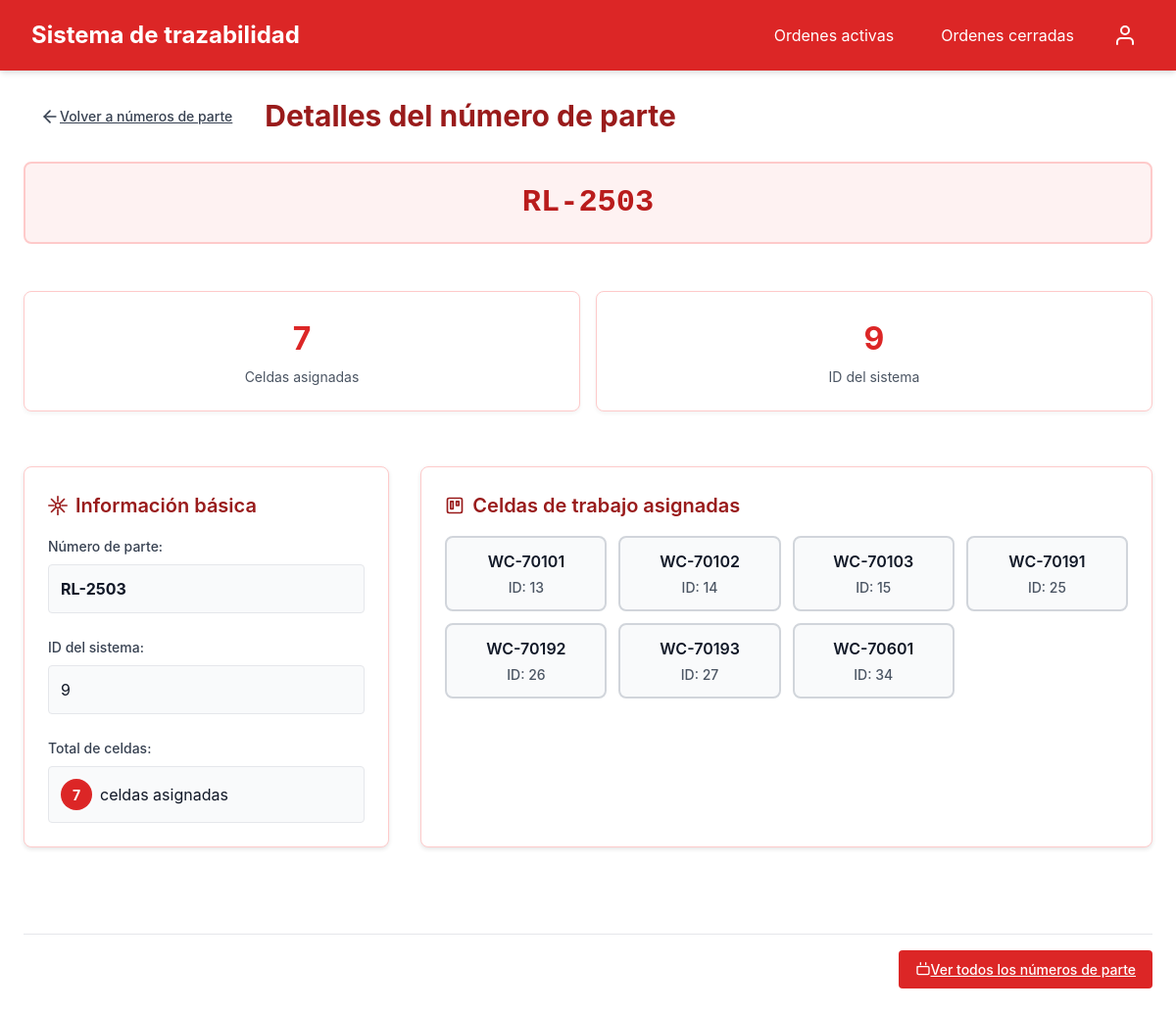
The app's page /numeros-de-parte/9/ with its own data.
### system/models.py (models this page shows, shortened)
class Items(models.Model):
    part_number = models.CharField(max_length=100, unique=True)
    cells = models.ManyToManyField(Cells, related_name='items')
    class Meta:
        verbose_name_plural = "Items"

class Cells(models.Model):
    LINE_TYPE_CHOICES = [
        ('ensamble', 'Ensamble'),
        ('pintura', 'Pintura'),
        ('empaque', 'Empaque')
    ]
    work_cell = models.CharField(max_length=100, unique=True)
    lineType = models.CharField(max_length=10, choices=LINE_TYPE_CHOICES)
    class Meta:
        verbose_name_plural = "Cells"

### system/views.py (the view, shortened to what this page needs)
# urls.py: path("numeros-de-parte/<int:pk>/", partNumbersDetailView.as_view(), name="partNumberDetails"),
class partNumbersDetailView(DetailView):
    model = Items
    template_name = 'system/partNumberDetails.html'
    context_object_name = 'items'

### system/templates/system/partNumberDetails.html (shortened to what this page needs)
{% extends 'system/base.html' %}
{% load static %}
{% block content %}
<div class="space-y">
    <div class="header-with-back">
        <a href="{% url 'partNumbers' %}" class="btn btn-ghost">
            <svg xmlns="http://www.w3.org/2000/svg" width="20" height="20" viewBox="0 0 24 24" fill="none" stroke="currentColor" stroke-width="2" stroke-linecap="round" stroke-linejoin="round">
                <path d="M19 12H5"></path>
                <polyline points="12 19 5 12 12 5"></polyline>
            </svg>
            Volver a números de parte
        </a>
        <h1 class="page-title">Detalles del número de parte</h1>
    </div>
    <div class="part-number-display">
        {{ items.part_number }}
    </div>
    <div class="stats-grid">
        <div class="stat-card">
            <span class="stat-number">{{ items.cells.count }}</span>
            <div class="stat-label">Celdas asignadas</div>
        </div>
        <div class="stat-card">
            <span class="stat-number">{{ items.id }}</span>
            <div class="stat-label">ID del sistema</div>
        </div>
    </div>
    <div class="detail-grid">
        <div class="info-section">
            <h2 class="section-title">
                Información básica
            </h2>
            <div class="space-y">
                <div>
                    <label class="form-label">Número de parte:</label>
                    <div class="bg-gray-50 p-3 rounded border">
                        <strong>{{ items.part_number }}</strong>
                    </div>
                </div>
                <div>
                    <label class="form-label">ID del sistema:</label>
                    <div class="bg-gray-50 p-3 rounded border">
                        {{ items.id }}
                    </div>
                </div>
                <div>
                    <label class="form-label">Total de celdas:</label>
                    <div class="bg-gray-50 p-3 rounded border flex items-center gap-2">
                        <span class="cell-count">{{ items.cells.count }}</span>
                        <span>celdas asignadas</span>
                    </div>
                </div>
            </div>
        </div>
        <div class="info-section">
            <h2 class="section-title">
                Celdas de trabajo asignadas
            </h2>
            {% if items.cells.exists %}
                <div class="cells-grid">
                    {% for cell in items.cells.all %}
                        <div class="cell-item">
                            <div class="font-semibold">{{ cell.work_cell }}</div>
                            <div class="text-sm text-gray-600 mt-1">ID: {{ cell.id }}</div>
                        </div>
                    {% endfor %}
                </div>
            {% endif %}
        </div>
    </div>
    <div class="action-buttons">
        <a href="{% url 'partNumbers' %}" class="btn btn-primary">
            Ver todos los números de parte
        </a>
    </div>
</div>
{% endblock %}

### system/templates/system/base.html (style rules this page uses)
:root { --color-red-50: #fef2f2; --color-red-100: #fee2e2; --color-red-200: #fecaca; --color-red-300: #fca5a5; --color-red-400: #f87171; --color-red-500: #ef4444; --color-red-600: #dc2626; --color-red-700: #b91c1c; --color-red-800: #991b1b; --color-red-900: #7f1d1d; --color-gray-50: #f9fafb; --color-gray-100: #f3f4f6; --color-gray-200: #e5e7eb; --color-gray-300: #d1d5db; --color-gray-400: #9ca3af; --color-gray-500: #6b7280; --color-gray-600: #4b5563; --color-gray-700: #374151; --color-gray-800: #1f2937; --color-gray-900: #111827; --color-green-100: #dcfce7; --color-green-600: #16a34a; --color-green-800: #166534; }
* { box-sizing: border-box; margin: 0; padding: 0; }
body { font-family: -apple-system, BlinkMacSystemFont, "Segoe UI", Roboto, Oxygen, Ubuntu, Cantarell, "Open Sans", "Helvetica Neue", sans-serif; line-height: 1.5; color: var(--color-gray-900); background-color: white; }
.space-y { display: flex; flex-direction: column; gap: 1.5rem; }
.header-with-back { display: flex; align-items: center; gap: 1rem; }
.page-title { font-size: 1.875rem; font-weight: bold; color: var(--color-red-800); }
.btn { display: inline-flex; align-items: center; justify-content: center; padding: 0.5rem 1rem; font-size: 0.875rem; font-weight: 500; border-radius: 0.25rem; cursor: pointer; transition: background-color 0.2s, border-color 0.2s; border: 1px solid transparent; }
.btn-primary { background-color: var(--color-red-600); color: white; }
.btn-ghost { background-color: transparent; color: var(--color-gray-700); }
.form-label { display: block; font-size: 0.875rem; font-weight: 500; margin-bottom: 0.5rem; color: var(--color-gray-700); }
.flex { display: flex; }
.items-center { align-items: center; }
.gap-2 { gap: 0.5rem; }
.text-sm { font-size: 0.875rem; }
.font-semibold { font-weight: 600; }
.text-gray-600 { color: var(--color-gray-600); }
.mt-1 { margin-top: 0.25rem; }
.p-3 { padding: 0.75rem; }
.border { border: 1px solid var(--color-gray-200); }
.rounded { border-radius: 0.25rem; }
.bg-gray-50 { background-color: var(--color-gray-50); }

### system/templates/system/partNumberDetails.html (style rules this page uses)
.detail-grid { display: grid; grid-template-columns: 1fr 2fr; gap: 2rem; margin-bottom: 2rem; }
.info-section { background: white; border-radius: 0.5rem; padding: 1.5rem; border: 1px solid var(--color-red-200); box-shadow: 0 2px 4px rgba(0, 0, 0, 0.1); }
.section-title { font-size: 1.25rem; font-weight: 600; color: var(--color-red-800); margin-bottom: 1rem; display: flex; align-items: center; gap: 0.5rem; }
.part-number-display { font-size: 2rem; font-weight: bold; color: var(--color-red-700); background: var(--color-red-50); padding: 1rem; border-radius: 0.5rem; text-align: center; border: 2px solid var(--color-red-200); margin-bottom: 1.5rem; font-family: 'Courier New', monospace; }
.cells-grid { display: grid; grid-template-columns: repeat(auto-fill, minmax(150px, 1fr)); gap: 0.75rem; margin-top: 1rem; }
.cell-item { background: var(--color-gray-50); border: 2px solid var(--color-gray-300); border-radius: 0.5rem; padding: 0.75rem; text-align: center; font-weight: 500; transition: all 0.2s ease; }
.cell-count { background: var(--color-red-600); color: white; border-radius: 50%; width: 2rem; height: 2rem; display: inline-flex; align-items: center; justify-content: center; font-weight: bold; font-size: 0.875rem; }
.stats-grid { display: grid; grid-template-columns: repeat(auto-fit, minmax(200px, 1fr)); gap: 1rem; margin-bottom: 2rem; }
.stat-card { background: white; padding: 1.5rem; border-radius: 0.5rem; border: 1px solid var(--color-red-200); text-align: center; box-shadow: 0 2px 4px rgba(0, 0, 0, 0.05); }
.stat-number { font-size: 2rem; font-weight: bold; color: var(--color-red-600); display: block; }
.stat-label { color: var(--color-gray-600); font-size: 0.875rem; margin-top: 0.25rem; }
.action-buttons { display: flex; gap: 1rem; justify-content: flex-end; margin-top: 2rem; padding-top: 1rem; border-top: 1px solid var(--color-gray-200); }

### records on screen
Items: part_number "RL-2503", cells.count "7", id "9"
Cells: work_cell "WC-70101", id "13"
Cells: work_cell "WC-70102", id "14"
Cells: work_cell "WC-70103", id "15"
Cells: work_cell "WC-70191", id "25"
Cells: work_cell "WC-70192", id "26"
Cells: work_cell "WC-70193", id "27"
Cells: work_cell "WC-70601", id "34"
